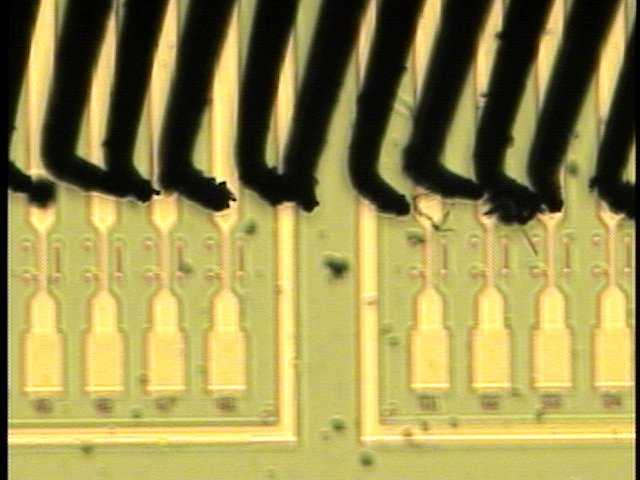
#> input picture image_process/inputs/1.png, 640 x 480 px, found by its file name
$ jupyter execute --allow-errors SIFT.ipynb   (shell and % lines are left out)
#> lines starting #> are read from the running program, lines starting #| are printed output that depends on the picture; after the words box and inside, x2 and y2 are one past the last pixel; in counts of white or black regions, pixels touching at a corner belong together; long printed decimals are rounded
[cell 1]
import cv2
import numpy as np
from matplotlib import pyplot as plt

import sys
import os
sys.path.insert(0, os.path.abspath(os.path.join(os.getcwd(), "opencv_helper")))
from opencv_helper import helper

[cell 2]
img_name = 'inputs/1.png'
origin = cv2.imread(img_name)
#> origin is the input picture: shape (480, 640, 3); mean B, G, R 78.7, 143.3, 154
img = cv2.cvtColor(origin, cv2.COLOR_BGR2GRAY)
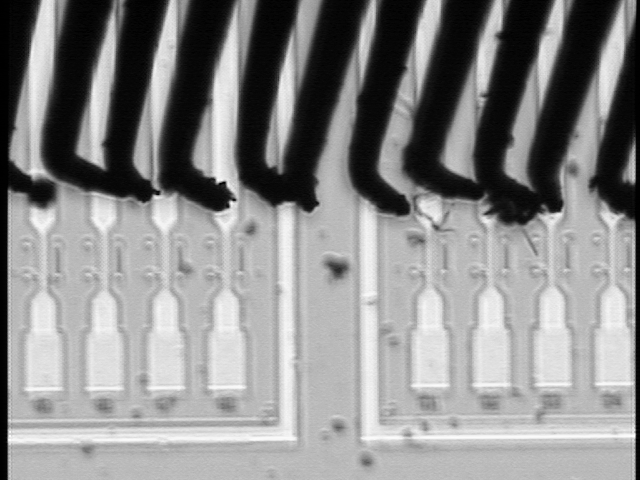
#> img: shape (480, 640); min 0, max 255, mean 139.1
plt.imshow(img, cmap='gray')
plt.grid()
plt.show()

[cell 3]
equ = cv2.equalizeHist(img)
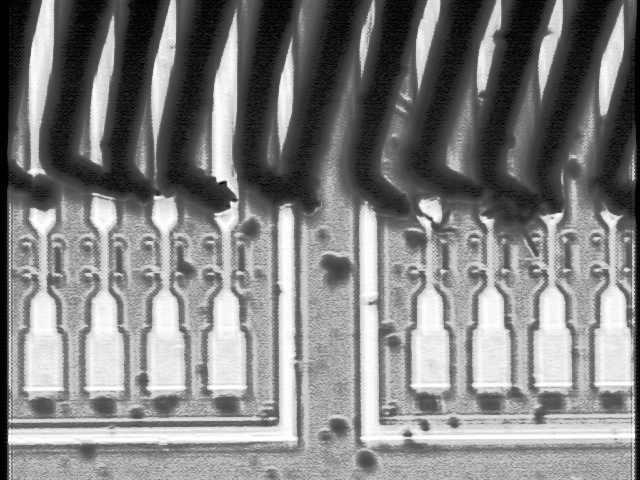
#> equ: shape (480, 640); min 0, max 255, mean 128.7
template = equ[280:450, 15:300]
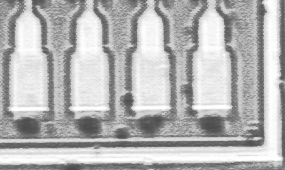
#> template: shape (170, 285); min 75, max 255, mean 181.5
cv2.imwrite('pad_template_with_corner.png', template)
helper.show_img(template)
#> (this line was passed over: opencv_helper is not available in this run)

[cell 4]
sift = cv2.xfeatures2d.SIFT_create()

[cell 5]
img1 = template.copy() # query image
img2 = img.copy()      # traing image

[cell 6]
kp1, des1 = sift.detectAndCompute(img1, None)
#> kp1 = 367 keypoints; strongest (x, y, size): (128, 100, 8.1), (256, 138, 2.9), (89, 126, 14.2), (212, 124, 14.2)
img1_cp = img1.copy()
img1_cp = cv2.drawKeypoints(img1_cp, kp1, img1_cp, flags=cv2.DRAW_MATCHES_FLAGS_DRAW_RICH_KEYPOINTS)
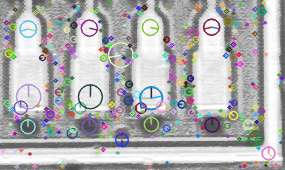
#> img1_cp: shape (170, 285, 3); mean of channels 0, 1, 2 176.8, 176.2, 176.2; drawn as B, G, R
plt.imshow(img1_cp, cmap='gray')

[cell 7]
kp2, des2 = sift.detectAndCompute(img2, None)
#> kp2 = 634 keypoints; strongest (x, y, size): (216, 152, 30), (92, 146, 21.3), (213, 196, 20.9), (458, 155, 23.2)
img2_cp = img2.copy()
img2_cp = cv2.drawKeypoints(img2_cp, kp2, img2_cp, flags=cv2.DRAW_MATCHES_FLAGS_DRAW_RICH_KEYPOINTS)
plt.imshow(img2_cp, cmap='gray')

#> (a cell that did not finish here is left out)

#> (a cell that did not finish here is left out)

[cell 10]
img4 = cv2.imread('inputs/6.png', 0)
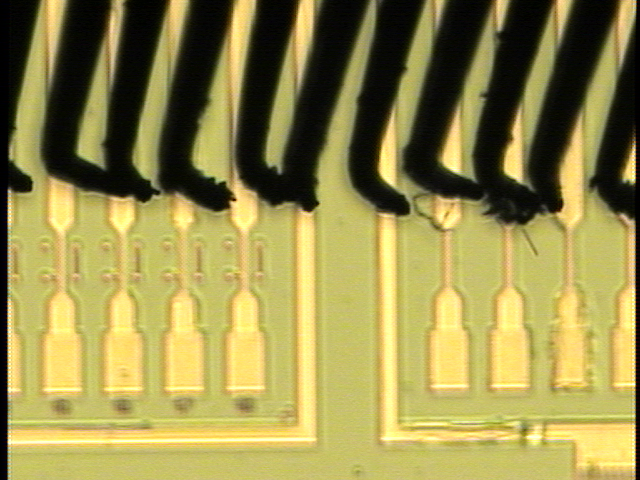
#> input picture image_process/inputs/6.png, 640 x 480 px, found by its file name
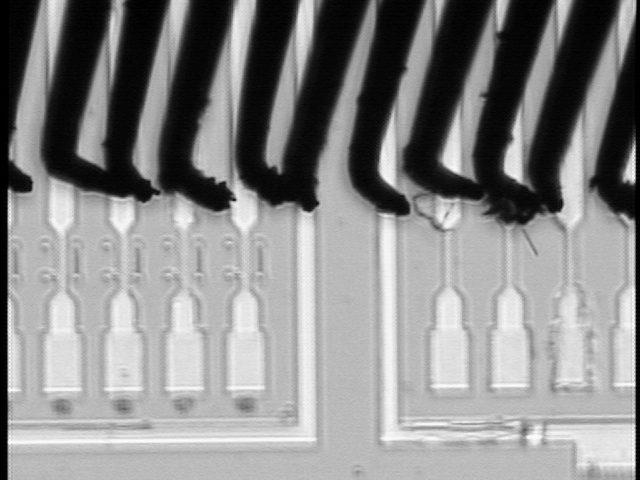
#> img4: shape (480, 640); min 0, max 255, mean 138
#> (the rest of this cell did not finish here and is left out)

[cell 11]
img5 = cv2.imread('inputs/5.png', 0)
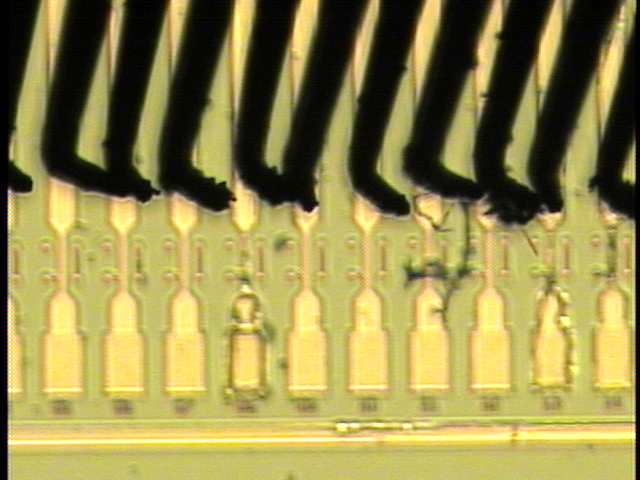
#> input picture image_process/inputs/5.png, 640 x 480 px, found by its file name
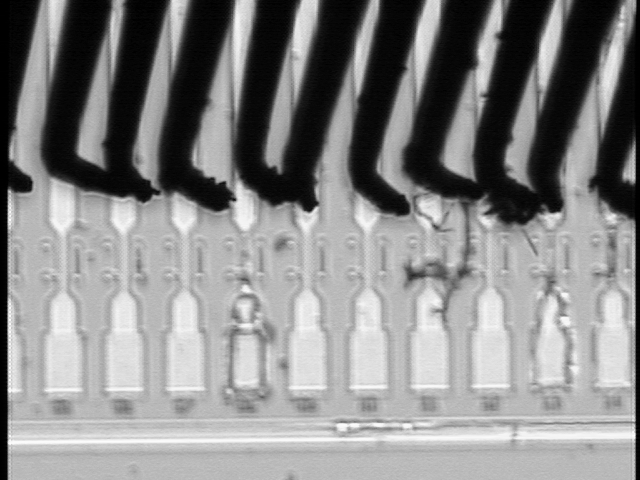
#> img5: shape (480, 640); min 0, max 255, mean 136.6
helper.show_img(helper.SIFT_obj_identify(img1, cv2.equalizeHist(img5)))
#> (this line was passed over: opencv_helper is not available in this run)

[cell 12]
def SIFT_obj_identify(img1, img2):
    """
    Locate img1 from img2 using SIFT feature extraction and KNN matching alg.
    :param img1: query image in gray scale
    :param img2: train image in gray scale
    :return: img3, a combination of img1 and img2
    """
    img1_cp = img1.copy()
    img2_cp = img2.copy()
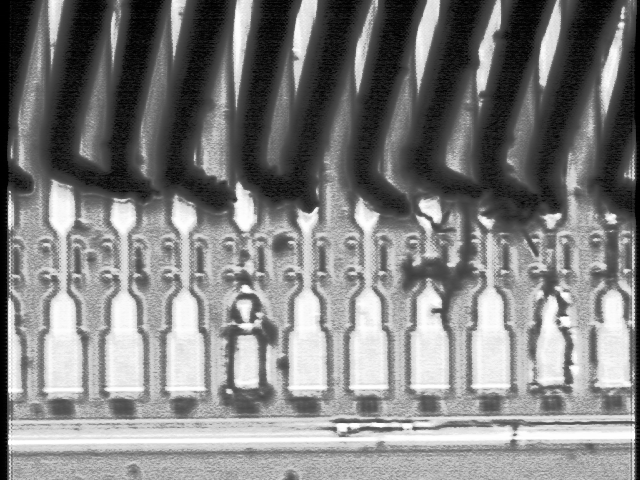
#> img2_cp: shape (480, 640); min 0, max 255, mean 127.9
    sift = cv2.xfeatures2d.SIFT_create()

    # find the key points and descriptors with SIFT
    kp1, des1 = sift.detectAndCompute(img1_cp, None)
    kp2, des2 = sift.detectAndCompute(img2_cp, None)
#> kp2 = 1867 keypoints; strongest (x, y, size): (611, 218, 7), (14, 388, 9.9), (551, 219, 9), (229, 391, 3.8)

    FLANN_INDEX_KDTREE = 0
    index_params = dict(algorithm=FLANN_INDEX_KDTREE, trees=5)
    search_params = dict(checks=50)

    flann = cv2.FlannBasedMatcher(index_params, search_params)

    matches = flann.knnMatch(des1, des2, k=2)
#> matches = 367 matches

    # store all the good matches as per Lowe's ratio test
    good = []
    for m,n in matches:
        if m.distance < 0.7 * n.distance:
            good.append(m)
#> after the loop, good = 30 matches

    print("good candidates: ", len(good))
#| good candidates:  30
    MIN_MATCH_COUNT = 10
    if len(good) > MIN_MATCH_COUNT:
        src_pts = np.float32([kp1[m.queryIdx].pt for m in good]).reshape(-1, 1, 2)
#> src_pts = 30 rows, first 8: [10.34, 50.91], [13.17, 56.25], [16.19, 117.1], [26.15, 115.2], [35.15, 12.02], [41.28, 11.3], [43.78, 40.86], [45.11, 54.93]
        dst_pts = np.float32([kp2[m.trainIdx].pt for m in good]).reshape(-1, 1, 2)
#> dst_pts = 30 rows, first 8: [45.31, 331.5], [108.1, 337.4], [173, 395.7], [121.6, 395.5], [314.2, 290], [320, 289.4], [139.6, 321.6], [384.5, 332.6]

        M, mask = cv2.findHomography(src_pts, dst_pts, cv2.RANSAC, 5.0)
#> M = [[-3.4, 0.877, 103.3], [-10.63, 2.48, 341.7], [-0.0315, 0.00758, 1]]; mask = 30 values, max 1 at index 1, min 0 at index 0, mean 0.267
        matchesMask = mask.ravel().tolist()
#> matchesMask has the same summary as mask

        h, w = img1_cp.shape
#> h = 170; w = 285
        pts = np.float32([[0, 0], [0, h-1], [w-1, h-1], [w-1, 0]]).reshape(-1, 1, 2)
#> pts = [[0, 0], [0, 169], [284, 169], [284, 0]]
        dst = cv2.perspectiveTransform(pts, M)
#> dst = [[103.3, 341.7], [110.3, 333.5], [107.1, 338.7], [108.5, 336.9]]
        print(dst)
#| [[[103.342 341.674]]
#|  [[110.263 333.536]]
#|  [[107.1331  338.718]]
#|  [[108.508 336.859]]]

        img2_cp = cv2.polylines(img2_cp, [np.int32(dst)], True, 255, 3, cv2.LINE_AA)
#> img2_cp: shape (480, 640); 0.03% of pixels changed, all inside (x1, y1, x2, y2) = (100, 330, 114, 345)

    else:
        print("Not enough matches are found - %d/%d".format(len(good), MIN_MATCH_COUNT))
        matchesMask = None

    draw_params = dict(matchColor=(0, 255, 0),
                       singlePointColor=None,
                       matchesMask=matchesMask,
                       flags=2)
#> draw_params = 4 items
    img3 = cv2.drawMatches(img1_cp, kp1, img2_cp, kp2, good, None, **draw_params)
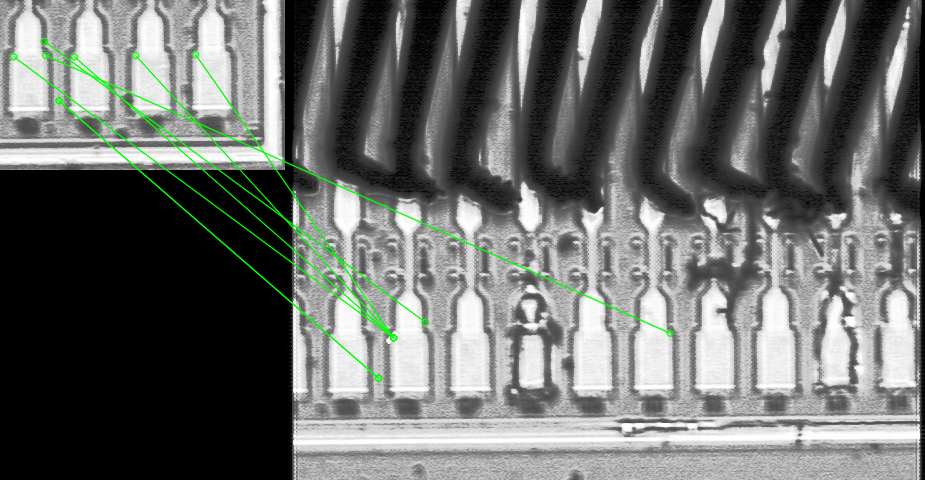
#> img3: shape (480, 925, 3); mean of channels 0, 1, 2 107, 109.5, 107; drawn as B, G, R
    return img3, img2_cp
